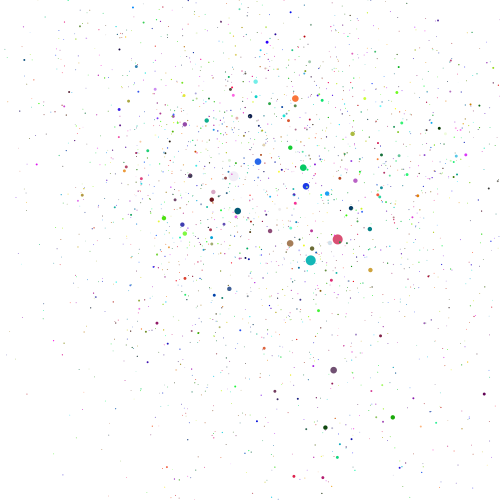
Frame 1 (no input)
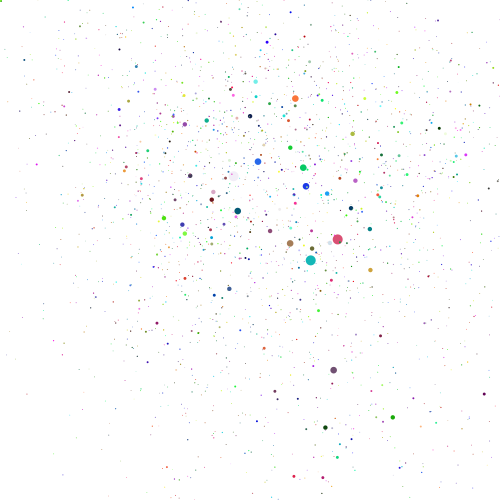
Frame 60 (the mouse pressed at the canvas centre just before this capture)
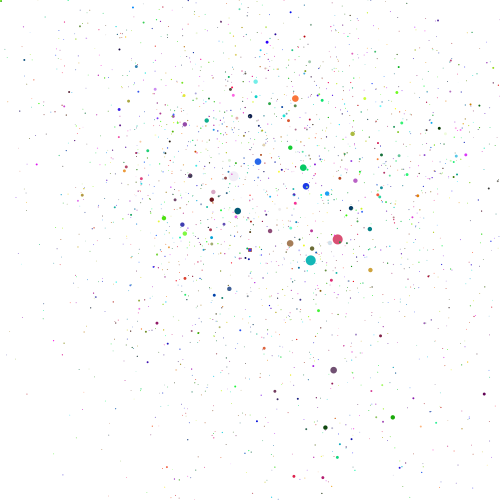
Frame 120 (the mouse held since frame 60 and released just before this capture)

The Processing sketch that drew these frames (run headless with seeded random() and noise(); from frame 60 on, the mouse is pressed at the canvas centre):

// Processing sketch: processing_181441
// ── processing_181441.pde

int count;

void setup()
{
  size(500, 500);
  noStroke();
  smooth();
  background (256, 256, 256);
  drawCircles(250, 250, 15, 8); 
}
 
void draw() {
  fill(random(0,255), random(0,255), random(0,255));
  float drip = int (random(5));
  ellipse(mouseX, mouseY, drip, drip);
}
   
void mousePressed() {
  drawCircles(mouseX, mouseY, 15, 8); 
  count = 0;
}   
 
void drawCircles(float x, float y, float radius, int level)
{
  noStroke();
  if(count != 0){
    fill (random(0,255), random(0,255), random(0,255));
  }
  else{
    fill(0,0,0,0);
  }
  count++;
  ellipse(x, y, radius, radius);
  if (level > 1) {
    level = level - 1;
    int num = int (random(2, 5));
    for(int i=0; i<num; i++) {
      float a = random(0, TWO_PI);
      float nx = x + cos(a) * 6.0 * level + random(-100,100);
      float ny = y + sin(a) * 6.0 * level + random(-100,100);
      drawCircles(nx, ny, radius/1.5, level);
    }
  }
}
